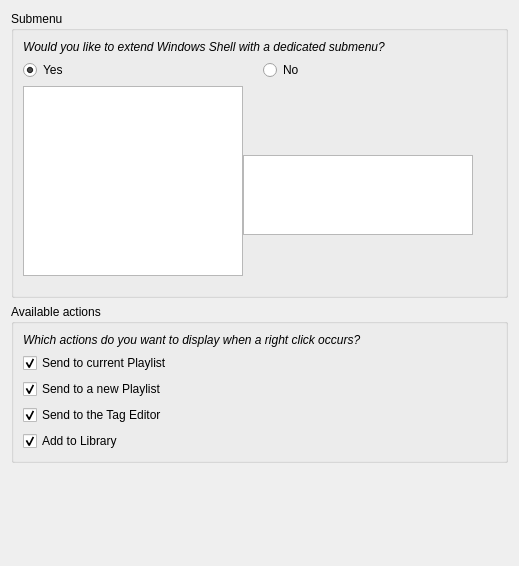
<?xml version="1.0" encoding="UTF-8"?>
<ui version="4.0">
 <class>MiamPlayerShellConfigPage</class>
 <widget class="QWidget" name="MiamPlayerShellConfigPage">
  <property name="geometry">
   <rect>
    <x>0</x>
    <y>0</y>
    <width>519</width>
    <height>566</height>
   </rect>
  </property>
  <property name="windowTitle">
   <string notr="true"/>
  </property>
  <layout class="QVBoxLayout" name="verticalLayout_2">
   <item>
    <widget class="QGroupBox" name="subMenuGroupBox">
     <property name="title">
      <string>Submenu</string>
     </property>
     <layout class="QVBoxLayout" name="verticalLayout_3">
      <item>
       <widget class="QLabel" name="labelExtendShell">
        <property name="font">
         <font>
          <italic>true</italic>
         </font>
        </property>
        <property name="text">
         <string>Would you like to extend Windows Shell with a dedicated submenu?</string>
        </property>
        <property name="wordWrap">
         <bool>true</bool>
        </property>
       </widget>
      </item>
      <item>
       <layout class="QHBoxLayout" name="horizontalLayout">
        <item>
         <widget class="QRadioButton" name="radioButtonEnableSubmenu">
          <property name="text">
           <string>Yes</string>
          </property>
          <property name="checked">
           <bool>true</bool>
          </property>
         </widget>
        </item>
        <item>
         <widget class="QRadioButton" name="radioButtonDisableSubMenu">
          <property name="text">
           <string>No</string>
          </property>
         </widget>
        </item>
       </layout>
      </item>
      <item>
       <layout class="QHBoxLayout" name="horizontalLayout_2" stretch="3,3,1">
        <property name="spacing">
         <number>0</number>
        </property>
        <item>
         <layout class="QVBoxLayout" name="verticalLayout_6">
          <item>
           <widget class="ListWidget" name="menu">
            <property name="sizePolicy">
             <sizepolicy hsizetype="Expanding" vsizetype="Preferred">
              <horstretch>0</horstretch>
              <verstretch>0</verstretch>
             </sizepolicy>
            </property>
            <property name="minimumSize">
             <size>
              <width>220</width>
              <height>190</height>
             </size>
            </property>
            <property name="maximumSize">
             <size>
              <width>300</width>
              <height>210</height>
             </size>
            </property>
            <property name="verticalScrollBarPolicy">
             <enum>Qt::ScrollBarAlwaysOff</enum>
            </property>
            <property name="horizontalScrollBarPolicy">
             <enum>Qt::ScrollBarAlwaysOff</enum>
            </property>
            <property name="sizeAdjustPolicy">
             <enum>QAbstractScrollArea::AdjustToContents</enum>
            </property>
            <property name="editTriggers">
             <set>QAbstractItemView::NoEditTriggers</set>
            </property>
            <property name="resizeMode">
             <enum>QListView::Adjust</enum>
            </property>
            <property name="currentRow">
             <number>-1</number>
            </property>
           </widget>
          </item>
          <item>
           <spacer name="verticalSpacer_4">
            <property name="orientation">
             <enum>Qt::Vertical</enum>
            </property>
            <property name="sizeType">
             <enum>QSizePolicy::MinimumExpanding</enum>
            </property>
            <property name="sizeHint" stdset="0">
             <size>
              <width>20</width>
              <height>10</height>
             </size>
            </property>
           </spacer>
          </item>
         </layout>
        </item>
        <item>
         <layout class="QVBoxLayout" name="verticalLayout">
          <property name="spacing">
           <number>0</number>
          </property>
          <item>
           <spacer name="verticalSpacer_2">
            <property name="orientation">
             <enum>Qt::Vertical</enum>
            </property>
            <property name="sizeType">
             <enum>QSizePolicy::Fixed</enum>
            </property>
            <property name="sizeHint" stdset="0">
             <size>
              <width>20</width>
              <height>69</height>
             </size>
            </property>
           </spacer>
          </item>
          <item>
           <widget class="ListWidget" name="subMenu">
            <property name="sizePolicy">
             <sizepolicy hsizetype="Expanding" vsizetype="Minimum">
              <horstretch>0</horstretch>
              <verstretch>0</verstretch>
             </sizepolicy>
            </property>
            <property name="minimumSize">
             <size>
              <width>230</width>
              <height>80</height>
             </size>
            </property>
            <property name="maximumSize">
             <size>
              <width>300</width>
              <height>80</height>
             </size>
            </property>
            <property name="verticalScrollBarPolicy">
             <enum>Qt::ScrollBarAlwaysOff</enum>
            </property>
            <property name="horizontalScrollBarPolicy">
             <enum>Qt::ScrollBarAlwaysOff</enum>
            </property>
            <property name="sizeAdjustPolicy">
             <enum>QAbstractScrollArea::AdjustToContents</enum>
            </property>
            <property name="editTriggers">
             <set>QAbstractItemView::NoEditTriggers</set>
            </property>
            <property name="resizeMode">
             <enum>QListView::Adjust</enum>
            </property>
            <property name="currentRow">
             <number>-1</number>
            </property>
           </widget>
          </item>
          <item>
           <spacer name="verticalSpacer_5">
            <property name="orientation">
             <enum>Qt::Vertical</enum>
            </property>
            <property name="sizeHint" stdset="0">
             <size>
              <width>0</width>
              <height>0</height>
             </size>
            </property>
           </spacer>
          </item>
         </layout>
        </item>
        <item>
         <spacer name="horizontalSpacer_2">
          <property name="orientation">
           <enum>Qt::Horizontal</enum>
          </property>
          <property name="sizeType">
           <enum>QSizePolicy::Preferred</enum>
          </property>
          <property name="sizeHint" stdset="0">
           <size>
            <width>0</width>
            <height>20</height>
           </size>
          </property>
         </spacer>
        </item>
       </layout>
      </item>
     </layout>
    </widget>
   </item>
   <item>
    <widget class="QGroupBox" name="actionsGroupBox">
     <property name="title">
      <string>Available actions</string>
     </property>
     <layout class="QVBoxLayout" name="verticalLayout_4">
      <item>
       <widget class="QLabel" name="labelChooseActions">
        <property name="font">
         <font>
          <italic>true</italic>
         </font>
        </property>
        <property name="text">
         <string>Which actions do you want to display when a right click occurs?</string>
        </property>
        <property name="wordWrap">
         <bool>true</bool>
        </property>
       </widget>
      </item>
      <item>
       <widget class="QCheckBox" name="sendToCurrentPlaylist">
        <property name="text">
         <string>Send to current Playlist</string>
        </property>
        <property name="checked">
         <bool>true</bool>
        </property>
       </widget>
      </item>
      <item>
       <widget class="QCheckBox" name="sendToNewPlaylist">
        <property name="text">
         <string>Send to a new Playlist</string>
        </property>
        <property name="checked">
         <bool>true</bool>
        </property>
       </widget>
      </item>
      <item>
       <widget class="QCheckBox" name="sendToEditor">
        <property name="text">
         <string>Send to the Tag Editor</string>
        </property>
        <property name="checked">
         <bool>true</bool>
        </property>
       </widget>
      </item>
      <item>
       <widget class="QCheckBox" name="addToLibrary">
        <property name="text">
         <string>Add to Library</string>
        </property>
        <property name="checked">
         <bool>true</bool>
        </property>
       </widget>
      </item>
     </layout>
    </widget>
   </item>
   <item>
    <spacer name="verticalSpacer_3">
     <property name="orientation">
      <enum>Qt::Vertical</enum>
     </property>
     <property name="sizeType">
      <enum>QSizePolicy::MinimumExpanding</enum>
     </property>
     <property name="sizeHint" stdset="0">
      <size>
       <width>20</width>
       <height>40</height>
      </size>
     </property>
    </spacer>
   </item>
  </layout>
 </widget>
 <customwidgets>
  <customwidget>
   <class>ListWidget</class>
   <extends>QListWidget</extends>
   <header>listwidget.h</header>
  </customwidget>
 </customwidgets>
 <resources/>
 <connections/>
</ui>
